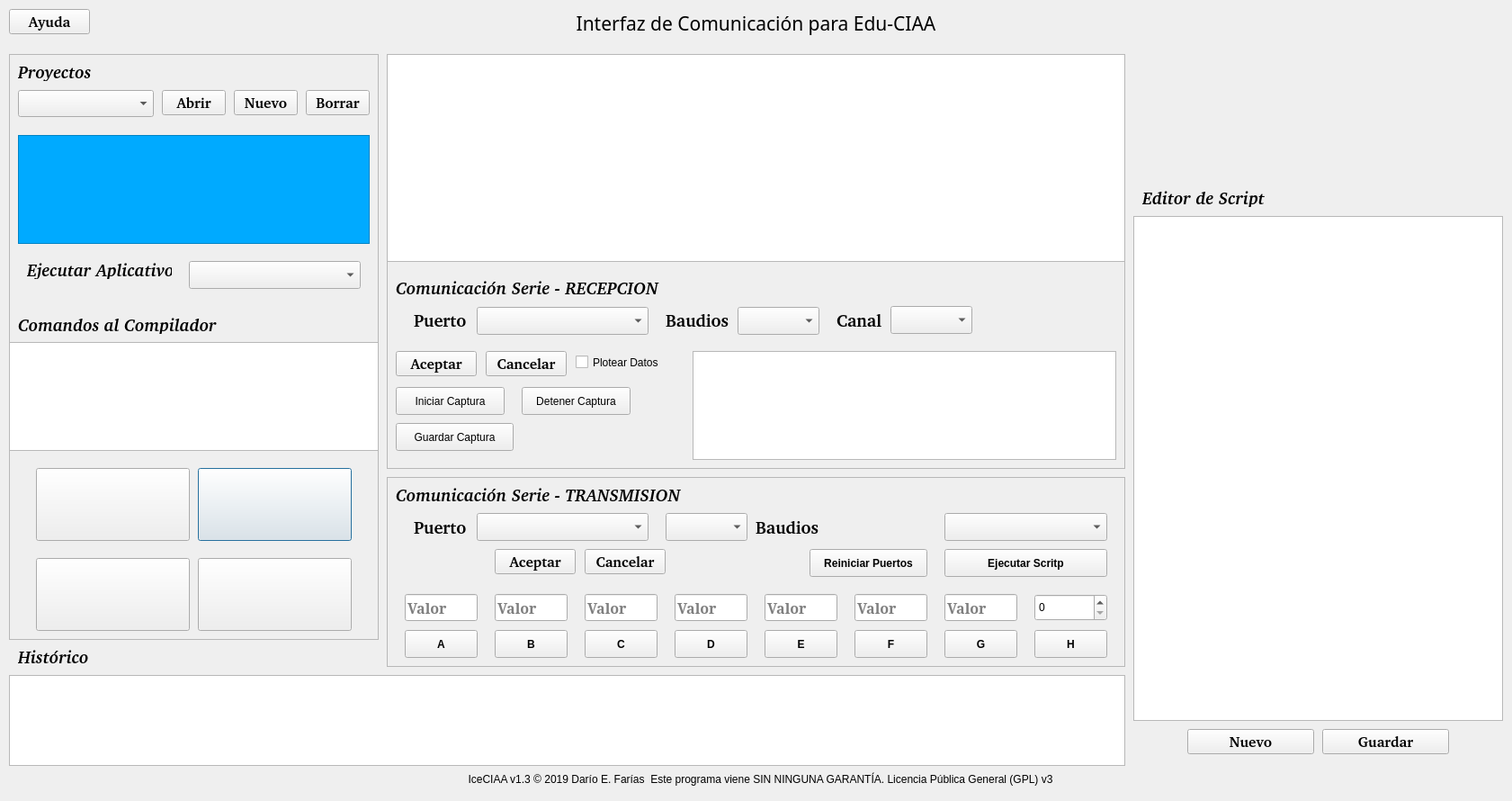
<?xml version="1.0" encoding="UTF-8"?>
<ui version="4.0">
 <class>Dialog</class>
 <widget class="QDialog" name="Dialog">
  <property name="geometry">
   <rect>
    <x>0</x>
    <y>0</y>
    <width>1681</width>
    <height>890</height>
   </rect>
  </property>
  <property name="windowTitle">
   <string>IceCIAA</string>
  </property>
  <property name="inputMethodHints">
   <set>Qt::ImhNone</set>
  </property>
  <widget class="QFrame" name="frame">
   <property name="geometry">
    <rect>
     <x>10</x>
     <y>60</y>
     <width>411</width>
     <height>651</height>
    </rect>
   </property>
   <property name="frameShape">
    <enum>QFrame::StyledPanel</enum>
   </property>
   <property name="frameShadow">
    <enum>QFrame::Raised</enum>
   </property>
   <widget class="QPushButton" name="pushButton_4">
    <property name="geometry">
     <rect>
      <x>210</x>
      <y>460</y>
      <width>171</width>
      <height>81</height>
     </rect>
    </property>
    <property name="text">
     <string/>
    </property>
    <property name="icon">
     <iconset>
      <normaloff>imagenes/grabarM0.png</normaloff>imagenes/grabarM0.png</iconset>
    </property>
    <property name="iconSize">
     <size>
      <width>150</width>
      <height>100</height>
     </size>
    </property>
   </widget>
   <widget class="QPushButton" name="pushButton_2">
    <property name="geometry">
     <rect>
      <x>30</x>
      <y>560</y>
      <width>171</width>
      <height>81</height>
     </rect>
    </property>
    <property name="text">
     <string/>
    </property>
    <property name="icon">
     <iconset>
      <normaloff>imagenes/compilaM4.png</normaloff>imagenes/compilaM4.png</iconset>
    </property>
    <property name="iconSize">
     <size>
      <width>150</width>
      <height>100</height>
     </size>
    </property>
   </widget>
   <widget class="QPushButton" name="pushButton">
    <property name="geometry">
     <rect>
      <x>30</x>
      <y>460</y>
      <width>171</width>
      <height>81</height>
     </rect>
    </property>
    <property name="accessibleDescription">
     <string extracomment="Compilar M0"/>
    </property>
    <property name="text">
     <string comment="Compila M0"/>
    </property>
    <property name="icon">
     <iconset>
      <normaloff>imagenes/compilaM0.png</normaloff>imagenes/compilaM0.png</iconset>
    </property>
    <property name="iconSize">
     <size>
      <width>150</width>
      <height>100</height>
     </size>
    </property>
    <property name="shortcut">
     <string extracomment="Compilar M0"/>
    </property>
   </widget>
   <widget class="QPushButton" name="pushButton_3">
    <property name="geometry">
     <rect>
      <x>210</x>
      <y>560</y>
      <width>171</width>
      <height>81</height>
     </rect>
    </property>
    <property name="text">
     <string/>
    </property>
    <property name="icon">
     <iconset>
      <normaloff>imagenes/grabarM4.png</normaloff>imagenes/grabarM4.png</iconset>
    </property>
    <property name="iconSize">
     <size>
      <width>150</width>
      <height>100</height>
     </size>
    </property>
   </widget>
   <widget class="QTextBrowser" name="textBrowser">
    <property name="geometry">
     <rect>
      <x>0</x>
      <y>320</y>
      <width>411</width>
      <height>121</height>
     </rect>
    </property>
   </widget>
   <widget class="QLabel" name="label_3">
    <property name="geometry">
     <rect>
      <x>10</x>
      <y>290</y>
      <width>251</width>
      <height>21</height>
     </rect>
    </property>
    <property name="font">
     <font>
      <family>Bitstream Charter</family>
      <pointsize>14</pointsize>
      <weight>75</weight>
      <italic>true</italic>
      <bold>true</bold>
     </font>
    </property>
    <property name="text">
     <string>Comandos al Compilador</string>
    </property>
   </widget>
   <widget class="QPushButton" name="pushButton_13">
    <property name="geometry">
     <rect>
      <x>330</x>
      <y>40</y>
      <width>71</width>
      <height>28</height>
     </rect>
    </property>
    <property name="font">
     <font>
      <family>Bitstream Charter</family>
      <pointsize>12</pointsize>
      <weight>75</weight>
      <bold>true</bold>
     </font>
    </property>
    <property name="text">
     <string>Borrar</string>
    </property>
   </widget>
   <widget class="QLabel" name="label">
    <property name="geometry">
     <rect>
      <x>10</x>
      <y>10</y>
      <width>91</width>
      <height>20</height>
     </rect>
    </property>
    <property name="font">
     <font>
      <family>Bitstream Charter</family>
      <pointsize>14</pointsize>
      <weight>75</weight>
      <italic>true</italic>
      <bold>true</bold>
     </font>
    </property>
    <property name="text">
     <string>Proyectos</string>
    </property>
   </widget>
   <widget class="QComboBox" name="comboBox">
    <property name="geometry">
     <rect>
      <x>10</x>
      <y>40</y>
      <width>151</width>
      <height>30</height>
     </rect>
    </property>
   </widget>
   <widget class="QPushButton" name="pushButton_12">
    <property name="geometry">
     <rect>
      <x>250</x>
      <y>40</y>
      <width>71</width>
      <height>28</height>
     </rect>
    </property>
    <property name="font">
     <font>
      <family>Bitstream Charter</family>
      <pointsize>12</pointsize>
      <weight>75</weight>
      <bold>true</bold>
     </font>
    </property>
    <property name="text">
     <string>Nuevo</string>
    </property>
   </widget>
   <widget class="QPushButton" name="pushButton_14">
    <property name="geometry">
     <rect>
      <x>170</x>
      <y>40</y>
      <width>71</width>
      <height>28</height>
     </rect>
    </property>
    <property name="font">
     <font>
      <family>Bitstream Charter</family>
      <pointsize>12</pointsize>
      <weight>75</weight>
      <bold>true</bold>
     </font>
    </property>
    <property name="text">
     <string>Abrir</string>
    </property>
   </widget>
   <widget class="QTextBrowser" name="textBrowser_4">
    <property name="geometry">
     <rect>
      <x>10</x>
      <y>90</y>
      <width>391</width>
      <height>121</height>
     </rect>
    </property>
    <property name="styleSheet">
     <string notr="true">background-color: rgb(0, 170, 255);</string>
    </property>
    <property name="verticalScrollBarPolicy">
     <enum>Qt::ScrollBarAsNeeded</enum>
    </property>
   </widget>
  </widget>
  <widget class="QFrame" name="frame_2">
   <property name="geometry">
    <rect>
     <x>430</x>
     <y>530</y>
     <width>821</width>
     <height>211</height>
    </rect>
   </property>
   <property name="frameShape">
    <enum>QFrame::StyledPanel</enum>
   </property>
   <property name="frameShadow">
    <enum>QFrame::Raised</enum>
   </property>
   <widget class="QPushButton" name="ButtonTxA">
    <property name="geometry">
     <rect>
      <x>20</x>
      <y>170</y>
      <width>81</width>
      <height>31</height>
     </rect>
    </property>
    <property name="font">
     <font>
      <weight>75</weight>
      <bold>true</bold>
     </font>
    </property>
    <property name="text">
     <string>A</string>
    </property>
   </widget>
   <widget class="QPushButton" name="ButtonTxB">
    <property name="geometry">
     <rect>
      <x>120</x>
      <y>170</y>
      <width>81</width>
      <height>31</height>
     </rect>
    </property>
    <property name="font">
     <font>
      <weight>75</weight>
      <bold>true</bold>
     </font>
    </property>
    <property name="text">
     <string>B</string>
    </property>
   </widget>
   <widget class="QPushButton" name="ButtonTxC">
    <property name="geometry">
     <rect>
      <x>220</x>
      <y>170</y>
      <width>81</width>
      <height>31</height>
     </rect>
    </property>
    <property name="font">
     <font>
      <weight>75</weight>
      <bold>true</bold>
     </font>
    </property>
    <property name="text">
     <string>C</string>
    </property>
   </widget>
   <widget class="QLabel" name="label_5">
    <property name="geometry">
     <rect>
      <x>550</x>
      <y>10</y>
      <width>271</width>
      <height>31</height>
     </rect>
    </property>
    <property name="font">
     <font>
      <family>NanumMyeongjo</family>
      <pointsize>12</pointsize>
      <weight>75</weight>
      <bold>true</bold>
     </font>
    </property>
    <property name="text">
     <string/>
    </property>
   </widget>
   <widget class="QSpinBox" name="spinBox">
    <property name="geometry">
     <rect>
      <x>720</x>
      <y>130</y>
      <width>81</width>
      <height>30</height>
     </rect>
    </property>
   </widget>
   <widget class="QLabel" name="label_13">
    <property name="geometry">
     <rect>
      <x>10</x>
      <y>10</y>
      <width>321</width>
      <height>20</height>
     </rect>
    </property>
    <property name="font">
     <font>
      <family>Bitstream Charter</family>
      <pointsize>14</pointsize>
      <weight>75</weight>
      <italic>true</italic>
      <bold>true</bold>
     </font>
    </property>
    <property name="text">
     <string>Comunicación Serie - TRANSMISION</string>
    </property>
   </widget>
   <widget class="QComboBox" name="comboBox_2">
    <property name="geometry">
     <rect>
      <x>100</x>
      <y>40</y>
      <width>191</width>
      <height>31</height>
     </rect>
    </property>
    <property name="sizePolicy">
     <sizepolicy hsizetype="Preferred" vsizetype="Preferred">
      <horstretch>0</horstretch>
      <verstretch>0</verstretch>
     </sizepolicy>
    </property>
    <property name="font">
     <font>
      <pointsize>11</pointsize>
      <weight>75</weight>
      <bold>true</bold>
     </font>
    </property>
   </widget>
   <widget class="QComboBox" name="comboBox_3">
    <property name="geometry">
     <rect>
      <x>310</x>
      <y>40</y>
      <width>91</width>
      <height>31</height>
     </rect>
    </property>
    <property name="font">
     <font>
      <pointsize>11</pointsize>
      <weight>75</weight>
      <bold>true</bold>
     </font>
    </property>
   </widget>
   <widget class="QPushButton" name="pushButton_5">
    <property name="geometry">
     <rect>
      <x>120</x>
      <y>80</y>
      <width>90</width>
      <height>28</height>
     </rect>
    </property>
    <property name="font">
     <font>
      <family>Bitstream Charter</family>
      <pointsize>12</pointsize>
      <weight>75</weight>
      <bold>true</bold>
     </font>
    </property>
    <property name="text">
     <string>Aceptar</string>
    </property>
   </widget>
   <widget class="QPushButton" name="pushButton_6">
    <property name="geometry">
     <rect>
      <x>220</x>
      <y>80</y>
      <width>90</width>
      <height>28</height>
     </rect>
    </property>
    <property name="font">
     <font>
      <family>Bitstream Charter</family>
      <pointsize>12</pointsize>
      <weight>75</weight>
      <bold>true</bold>
     </font>
    </property>
    <property name="text">
     <string>Cancelar</string>
    </property>
   </widget>
   <widget class="QLineEdit" name="lineEdit">
    <property name="geometry">
     <rect>
      <x>20</x>
      <y>130</y>
      <width>81</width>
      <height>30</height>
     </rect>
    </property>
    <property name="sizePolicy">
     <sizepolicy hsizetype="Preferred" vsizetype="Fixed">
      <horstretch>0</horstretch>
      <verstretch>0</verstretch>
     </sizepolicy>
    </property>
    <property name="font">
     <font>
      <family>NanumMyeongjo</family>
      <pointsize>12</pointsize>
      <weight>75</weight>
      <bold>true</bold>
     </font>
    </property>
    <property name="whatsThis">
     <string>Valor que desea transmitir</string>
    </property>
    <property name="text">
     <string/>
    </property>
    <property name="placeholderText">
     <string>Valor</string>
    </property>
   </widget>
   <widget class="QPushButton" name="ButtonTxD">
    <property name="geometry">
     <rect>
      <x>320</x>
      <y>170</y>
      <width>81</width>
      <height>31</height>
     </rect>
    </property>
    <property name="font">
     <font>
      <weight>75</weight>
      <bold>true</bold>
     </font>
    </property>
    <property name="text">
     <string>D</string>
    </property>
   </widget>
   <widget class="QPushButton" name="ButtonTxE">
    <property name="geometry">
     <rect>
      <x>420</x>
      <y>170</y>
      <width>81</width>
      <height>31</height>
     </rect>
    </property>
    <property name="font">
     <font>
      <weight>75</weight>
      <bold>true</bold>
     </font>
    </property>
    <property name="text">
     <string>E</string>
    </property>
   </widget>
   <widget class="QPushButton" name="ButtonTxF">
    <property name="geometry">
     <rect>
      <x>520</x>
      <y>170</y>
      <width>81</width>
      <height>31</height>
     </rect>
    </property>
    <property name="font">
     <font>
      <weight>75</weight>
      <bold>true</bold>
     </font>
    </property>
    <property name="text">
     <string>F</string>
    </property>
   </widget>
   <widget class="QPushButton" name="ButtonTxH">
    <property name="geometry">
     <rect>
      <x>720</x>
      <y>170</y>
      <width>81</width>
      <height>31</height>
     </rect>
    </property>
    <property name="font">
     <font>
      <weight>75</weight>
      <bold>true</bold>
     </font>
    </property>
    <property name="text">
     <string>H</string>
    </property>
   </widget>
   <widget class="QLineEdit" name="lineEdit_2">
    <property name="geometry">
     <rect>
      <x>120</x>
      <y>130</y>
      <width>81</width>
      <height>30</height>
     </rect>
    </property>
    <property name="sizePolicy">
     <sizepolicy hsizetype="Preferred" vsizetype="Fixed">
      <horstretch>0</horstretch>
      <verstretch>0</verstretch>
     </sizepolicy>
    </property>
    <property name="font">
     <font>
      <family>NanumMyeongjo</family>
      <pointsize>12</pointsize>
      <weight>75</weight>
      <bold>true</bold>
     </font>
    </property>
    <property name="whatsThis">
     <string>Valor que desea transmitir</string>
    </property>
    <property name="text">
     <string/>
    </property>
    <property name="placeholderText">
     <string>Valor</string>
    </property>
   </widget>
   <widget class="QLineEdit" name="lineEdit_3">
    <property name="geometry">
     <rect>
      <x>220</x>
      <y>130</y>
      <width>81</width>
      <height>30</height>
     </rect>
    </property>
    <property name="sizePolicy">
     <sizepolicy hsizetype="Preferred" vsizetype="Fixed">
      <horstretch>0</horstretch>
      <verstretch>0</verstretch>
     </sizepolicy>
    </property>
    <property name="font">
     <font>
      <family>NanumMyeongjo</family>
      <pointsize>12</pointsize>
      <weight>75</weight>
      <bold>true</bold>
     </font>
    </property>
    <property name="whatsThis">
     <string>Valor que desea transmitir</string>
    </property>
    <property name="text">
     <string/>
    </property>
    <property name="placeholderText">
     <string>Valor</string>
    </property>
   </widget>
   <widget class="QLineEdit" name="lineEdit_4">
    <property name="geometry">
     <rect>
      <x>320</x>
      <y>130</y>
      <width>81</width>
      <height>30</height>
     </rect>
    </property>
    <property name="sizePolicy">
     <sizepolicy hsizetype="Preferred" vsizetype="Fixed">
      <horstretch>0</horstretch>
      <verstretch>0</verstretch>
     </sizepolicy>
    </property>
    <property name="font">
     <font>
      <family>NanumMyeongjo</family>
      <pointsize>12</pointsize>
      <weight>75</weight>
      <bold>true</bold>
     </font>
    </property>
    <property name="whatsThis">
     <string>Valor que desea transmitir</string>
    </property>
    <property name="text">
     <string/>
    </property>
    <property name="placeholderText">
     <string>Valor</string>
    </property>
   </widget>
   <widget class="QLineEdit" name="lineEdit_5">
    <property name="geometry">
     <rect>
      <x>420</x>
      <y>130</y>
      <width>81</width>
      <height>30</height>
     </rect>
    </property>
    <property name="sizePolicy">
     <sizepolicy hsizetype="Preferred" vsizetype="Fixed">
      <horstretch>0</horstretch>
      <verstretch>0</verstretch>
     </sizepolicy>
    </property>
    <property name="font">
     <font>
      <family>NanumMyeongjo</family>
      <pointsize>12</pointsize>
      <weight>75</weight>
      <bold>true</bold>
     </font>
    </property>
    <property name="whatsThis">
     <string>Valor que desea transmitir</string>
    </property>
    <property name="text">
     <string/>
    </property>
    <property name="placeholderText">
     <string>Valor</string>
    </property>
   </widget>
   <widget class="QLineEdit" name="lineEdit_6">
    <property name="geometry">
     <rect>
      <x>520</x>
      <y>130</y>
      <width>81</width>
      <height>30</height>
     </rect>
    </property>
    <property name="sizePolicy">
     <sizepolicy hsizetype="Preferred" vsizetype="Fixed">
      <horstretch>0</horstretch>
      <verstretch>0</verstretch>
     </sizepolicy>
    </property>
    <property name="font">
     <font>
      <family>NanumMyeongjo</family>
      <pointsize>12</pointsize>
      <weight>75</weight>
      <bold>true</bold>
     </font>
    </property>
    <property name="whatsThis">
     <string>Valor que desea transmitir</string>
    </property>
    <property name="text">
     <string/>
    </property>
    <property name="placeholderText">
     <string>Valor</string>
    </property>
   </widget>
   <widget class="QLabel" name="label_19">
    <property name="geometry">
     <rect>
      <x>30</x>
      <y>40</y>
      <width>61</width>
      <height>31</height>
     </rect>
    </property>
    <property name="font">
     <font>
      <family>Bitstream Charter</family>
      <pointsize>14</pointsize>
      <weight>75</weight>
      <bold>true</bold>
     </font>
    </property>
    <property name="text">
     <string>Puerto</string>
    </property>
   </widget>
   <widget class="QLabel" name="label_20">
    <property name="geometry">
     <rect>
      <x>410</x>
      <y>40</y>
      <width>81</width>
      <height>31</height>
     </rect>
    </property>
    <property name="font">
     <font>
      <family>Bitstream Charter</family>
      <pointsize>14</pointsize>
      <weight>75</weight>
      <bold>true</bold>
     </font>
    </property>
    <property name="text">
     <string>Baudios</string>
    </property>
   </widget>
   <widget class="QPushButton" name="ButtonTxG">
    <property name="geometry">
     <rect>
      <x>620</x>
      <y>170</y>
      <width>81</width>
      <height>31</height>
     </rect>
    </property>
    <property name="font">
     <font>
      <weight>75</weight>
      <bold>true</bold>
     </font>
    </property>
    <property name="text">
     <string>G</string>
    </property>
   </widget>
   <widget class="QLineEdit" name="lineEdit_7">
    <property name="geometry">
     <rect>
      <x>620</x>
      <y>130</y>
      <width>81</width>
      <height>30</height>
     </rect>
    </property>
    <property name="sizePolicy">
     <sizepolicy hsizetype="Preferred" vsizetype="Fixed">
      <horstretch>0</horstretch>
      <verstretch>0</verstretch>
     </sizepolicy>
    </property>
    <property name="font">
     <font>
      <family>NanumMyeongjo</family>
      <pointsize>12</pointsize>
      <weight>75</weight>
      <bold>true</bold>
     </font>
    </property>
    <property name="whatsThis">
     <string>Valor que desea transmitir</string>
    </property>
    <property name="text">
     <string/>
    </property>
    <property name="placeholderText">
     <string>Valor</string>
    </property>
   </widget>
   <widget class="QComboBox" name="comboBox_7">
    <property name="geometry">
     <rect>
      <x>620</x>
      <y>40</y>
      <width>181</width>
      <height>31</height>
     </rect>
    </property>
    <property name="font">
     <font>
      <pointsize>11</pointsize>
      <weight>75</weight>
      <bold>true</bold>
     </font>
    </property>
   </widget>
   <widget class="QPushButton" name="ButtonTxScp">
    <property name="geometry">
     <rect>
      <x>620</x>
      <y>80</y>
      <width>181</width>
      <height>31</height>
     </rect>
    </property>
    <property name="font">
     <font>
      <weight>75</weight>
      <bold>true</bold>
     </font>
    </property>
    <property name="text">
     <string>Ejecutar Scritp</string>
    </property>
   </widget>
   <widget class="QPushButton" name="ButtonRstSerie">
    <property name="geometry">
     <rect>
      <x>470</x>
      <y>80</y>
      <width>131</width>
      <height>31</height>
     </rect>
    </property>
    <property name="font">
     <font>
      <weight>75</weight>
      <bold>true</bold>
     </font>
    </property>
    <property name="text">
     <string>Reiniciar Puertos</string>
    </property>
    <property name="iconSize">
     <size>
      <width>60</width>
      <height>60</height>
     </size>
    </property>
   </widget>
  </widget>
  <widget class="QLabel" name="label_11">
   <property name="geometry">
    <rect>
     <x>0</x>
     <y>10</y>
     <width>1681</width>
     <height>31</height>
    </rect>
   </property>
   <property name="font">
    <font>
     <family>Nakula</family>
     <pointsize>16</pointsize>
    </font>
   </property>
   <property name="text">
    <string>Interfaz de Comunicación para Edu-CIAA</string>
   </property>
   <property name="alignment">
    <set>Qt::AlignCenter</set>
   </property>
  </widget>
  <widget class="QLabel" name="label_12">
   <property name="geometry">
    <rect>
     <x>20</x>
     <y>850</y>
     <width>1651</width>
     <height>31</height>
    </rect>
   </property>
   <property name="text">
    <string>IceCIAA v1.3 © 2019 Darío E. Farías &lt;defarias@gmail.com&gt; Este programa viene SIN NINGUNA GARANTÍA. Licencia Pública General (GPL) v3</string>
   </property>
   <property name="alignment">
    <set>Qt::AlignCenter</set>
   </property>
  </widget>
  <widget class="QFrame" name="frame_4">
   <property name="geometry">
    <rect>
     <x>430</x>
     <y>60</y>
     <width>821</width>
     <height>461</height>
    </rect>
   </property>
   <property name="frameShape">
    <enum>QFrame::StyledPanel</enum>
   </property>
   <property name="frameShadow">
    <enum>QFrame::Raised</enum>
   </property>
   <widget class="QComboBox" name="comboBox_4">
    <property name="geometry">
     <rect>
      <x>390</x>
      <y>281</y>
      <width>91</width>
      <height>31</height>
     </rect>
    </property>
    <property name="font">
     <font>
      <pointsize>11</pointsize>
      <weight>75</weight>
      <bold>true</bold>
     </font>
    </property>
   </widget>
   <widget class="QComboBox" name="comboBox_5">
    <property name="geometry">
     <rect>
      <x>100</x>
      <y>281</y>
      <width>191</width>
      <height>31</height>
     </rect>
    </property>
    <property name="sizePolicy">
     <sizepolicy hsizetype="Preferred" vsizetype="Fixed">
      <horstretch>0</horstretch>
      <verstretch>0</verstretch>
     </sizepolicy>
    </property>
    <property name="font">
     <font>
      <pointsize>11</pointsize>
      <weight>75</weight>
      <bold>true</bold>
     </font>
    </property>
   </widget>
   <widget class="QLabel" name="label_17">
    <property name="geometry">
     <rect>
      <x>30</x>
      <y>280</y>
      <width>61</width>
      <height>31</height>
     </rect>
    </property>
    <property name="font">
     <font>
      <family>Bitstream Charter</family>
      <pointsize>14</pointsize>
      <weight>75</weight>
      <bold>true</bold>
     </font>
    </property>
    <property name="text">
     <string>Puerto</string>
    </property>
   </widget>
   <widget class="QLabel" name="label_18">
    <property name="geometry">
     <rect>
      <x>310</x>
      <y>280</y>
      <width>81</width>
      <height>31</height>
     </rect>
    </property>
    <property name="font">
     <font>
      <family>Bitstream Charter</family>
      <pointsize>14</pointsize>
      <weight>75</weight>
      <bold>true</bold>
     </font>
    </property>
    <property name="text">
     <string>Baudios</string>
    </property>
   </widget>
   <widget class="QPushButton" name="pushButton_10">
    <property name="geometry">
     <rect>
      <x>10</x>
      <y>370</y>
      <width>121</width>
      <height>31</height>
     </rect>
    </property>
    <property name="text">
     <string>Iniciar Captura</string>
    </property>
   </widget>
   <widget class="QPushButton" name="pushButton_20">
    <property name="geometry">
     <rect>
      <x>150</x>
      <y>370</y>
      <width>121</width>
      <height>31</height>
     </rect>
    </property>
    <property name="text">
     <string>Detener Captura</string>
    </property>
   </widget>
   <widget class="QPushButton" name="pushButton_21">
    <property name="geometry">
     <rect>
      <x>10</x>
      <y>410</y>
      <width>131</width>
      <height>31</height>
     </rect>
    </property>
    <property name="text">
     <string>Guardar Captura</string>
    </property>
   </widget>
   <widget class="QTextBrowser" name="textBrowser_3">
    <property name="geometry">
     <rect>
      <x>340</x>
      <y>330</y>
      <width>471</width>
      <height>121</height>
     </rect>
    </property>
    <property name="verticalScrollBarPolicy">
     <enum>Qt::ScrollBarAsNeeded</enum>
    </property>
   </widget>
   <widget class="QPushButton" name="pushButton_8">
    <property name="geometry">
     <rect>
      <x>10</x>
      <y>330</y>
      <width>90</width>
      <height>28</height>
     </rect>
    </property>
    <property name="font">
     <font>
      <family>Bitstream Charter</family>
      <pointsize>12</pointsize>
      <weight>75</weight>
      <bold>true</bold>
     </font>
    </property>
    <property name="text">
     <string>Aceptar</string>
    </property>
   </widget>
   <widget class="QPushButton" name="pushButton_7">
    <property name="geometry">
     <rect>
      <x>110</x>
      <y>330</y>
      <width>90</width>
      <height>28</height>
     </rect>
    </property>
    <property name="font">
     <font>
      <family>Bitstream Charter</family>
      <pointsize>12</pointsize>
      <weight>75</weight>
      <bold>true</bold>
     </font>
    </property>
    <property name="text">
     <string>Cancelar</string>
    </property>
   </widget>
   <widget class="PlotWidget" name="graphicsView">
    <property name="geometry">
     <rect>
      <x>0</x>
      <y>0</y>
      <width>821</width>
      <height>231</height>
     </rect>
    </property>
   </widget>
   <widget class="QLabel" name="label_6">
    <property name="geometry">
     <rect>
      <x>550</x>
      <y>250</y>
      <width>271</width>
      <height>31</height>
     </rect>
    </property>
    <property name="font">
     <font>
      <family>Bitstream Charter</family>
      <pointsize>14</pointsize>
      <weight>75</weight>
      <bold>true</bold>
     </font>
    </property>
    <property name="text">
     <string/>
    </property>
    <property name="alignment">
     <set>Qt::AlignCenter</set>
    </property>
   </widget>
   <widget class="QLabel" name="label_15">
    <property name="geometry">
     <rect>
      <x>10</x>
      <y>250</y>
      <width>321</width>
      <height>20</height>
     </rect>
    </property>
    <property name="font">
     <font>
      <family>Bitstream Charter</family>
      <pointsize>14</pointsize>
      <weight>75</weight>
      <italic>true</italic>
      <bold>true</bold>
     </font>
    </property>
    <property name="text">
     <string>Comunicación Serie - RECEPCION</string>
    </property>
   </widget>
   <widget class="QLabel" name="label_21">
    <property name="geometry">
     <rect>
      <x>500</x>
      <y>280</y>
      <width>51</width>
      <height>31</height>
     </rect>
    </property>
    <property name="font">
     <font>
      <family>Bitstream Charter</family>
      <pointsize>14</pointsize>
      <weight>75</weight>
      <bold>true</bold>
     </font>
    </property>
    <property name="text">
     <string>Canal</string>
    </property>
   </widget>
   <widget class="QComboBox" name="comboBox_6">
    <property name="geometry">
     <rect>
      <x>560</x>
      <y>280</y>
      <width>91</width>
      <height>31</height>
     </rect>
    </property>
    <property name="font">
     <font>
      <pointsize>11</pointsize>
      <weight>75</weight>
      <bold>true</bold>
     </font>
    </property>
   </widget>
   <widget class="QCheckBox" name="checkBox">
    <property name="geometry">
     <rect>
      <x>210</x>
      <y>330</y>
      <width>121</width>
      <height>25</height>
     </rect>
    </property>
    <property name="text">
     <string>Plotear Datos</string>
    </property>
    <property name="checked">
     <bool>false</bool>
    </property>
   </widget>
  </widget>
  <widget class="QTextBrowser" name="textBrowser_2">
   <property name="geometry">
    <rect>
     <x>10</x>
     <y>750</y>
     <width>1241</width>
     <height>101</height>
    </rect>
   </property>
  </widget>
  <widget class="QLabel" name="label_16">
   <property name="geometry">
    <rect>
     <x>1270</x>
     <y>210</y>
     <width>181</width>
     <height>20</height>
    </rect>
   </property>
   <property name="font">
    <font>
     <family>Bitstream Charter</family>
     <pointsize>14</pointsize>
     <weight>75</weight>
     <italic>true</italic>
     <bold>true</bold>
    </font>
   </property>
   <property name="text">
    <string>Editor de Script</string>
   </property>
  </widget>
  <widget class="QPushButton" name="pushButton_9">
   <property name="geometry">
    <rect>
     <x>1470</x>
     <y>810</y>
     <width>141</width>
     <height>28</height>
    </rect>
   </property>
   <property name="font">
    <font>
     <family>Bitstream Charter</family>
     <pointsize>12</pointsize>
     <weight>75</weight>
     <bold>true</bold>
    </font>
   </property>
   <property name="text">
    <string>Guardar</string>
   </property>
  </widget>
  <widget class="QPushButton" name="pushButton_11">
   <property name="geometry">
    <rect>
     <x>10</x>
     <y>10</y>
     <width>90</width>
     <height>28</height>
    </rect>
   </property>
   <property name="font">
    <font>
     <family>Bitstream Charter</family>
     <pointsize>12</pointsize>
     <weight>75</weight>
     <bold>true</bold>
    </font>
   </property>
   <property name="text">
    <string>Ayuda</string>
   </property>
   <property name="icon">
    <iconset>
     <normaloff>../imagenes/salvavidas.png</normaloff>../imagenes/salvavidas.png</iconset>
   </property>
  </widget>
  <widget class="QLabel" name="label_4">
   <property name="geometry">
    <rect>
     <x>1290</x>
     <y>50</y>
     <width>361</width>
     <height>141</height>
    </rect>
   </property>
   <property name="text">
    <string/>
   </property>
   <property name="pixmap">
    <pixmap>imagenes/unsamlogo.jpg</pixmap>
   </property>
  </widget>
  <widget class="QPushButton" name="pushButton_15">
   <property name="geometry">
    <rect>
     <x>1320</x>
     <y>810</y>
     <width>141</width>
     <height>28</height>
    </rect>
   </property>
   <property name="font">
    <font>
     <family>Bitstream Charter</family>
     <pointsize>12</pointsize>
     <weight>75</weight>
     <bold>true</bold>
    </font>
   </property>
   <property name="text">
    <string>Nuevo</string>
   </property>
  </widget>
  <widget class="QTextEdit" name="textEdit">
   <property name="geometry">
    <rect>
     <x>1260</x>
     <y>240</y>
     <width>411</width>
     <height>561</height>
    </rect>
   </property>
  </widget>
  <widget class="QLabel" name="label_22">
   <property name="geometry">
    <rect>
     <x>20</x>
     <y>720</y>
     <width>321</width>
     <height>20</height>
    </rect>
   </property>
   <property name="font">
    <font>
     <family>Bitstream Charter</family>
     <pointsize>14</pointsize>
     <weight>75</weight>
     <italic>true</italic>
     <bold>true</bold>
    </font>
   </property>
   <property name="text">
    <string>Histórico</string>
   </property>
  </widget>
  <widget class="QComboBox" name="comboBox_8">
   <property name="geometry">
    <rect>
     <x>210</x>
     <y>290</y>
     <width>191</width>
     <height>31</height>
    </rect>
   </property>
   <property name="sizePolicy">
    <sizepolicy hsizetype="Preferred" vsizetype="Preferred">
     <horstretch>0</horstretch>
     <verstretch>0</verstretch>
    </sizepolicy>
   </property>
   <property name="font">
    <font>
     <pointsize>11</pointsize>
     <weight>75</weight>
     <bold>true</bold>
    </font>
   </property>
  </widget>
  <widget class="QLabel" name="label_2">
   <property name="geometry">
    <rect>
     <x>30</x>
     <y>290</y>
     <width>161</width>
     <height>20</height>
    </rect>
   </property>
   <property name="font">
    <font>
     <family>Bitstream Charter</family>
     <pointsize>14</pointsize>
     <weight>75</weight>
     <italic>true</italic>
     <bold>true</bold>
    </font>
   </property>
   <property name="text">
    <string>Ejecutar Aplicativo</string>
   </property>
  </widget>
 </widget>
 <customwidgets>
  <customwidget>
   <class>PlotWidget</class>
   <extends>QGraphicsView</extends>
   <header>pyqtgraph.h</header>
  </customwidget>
 </customwidgets>
 <resources/>
 <connections/>
</ui>
